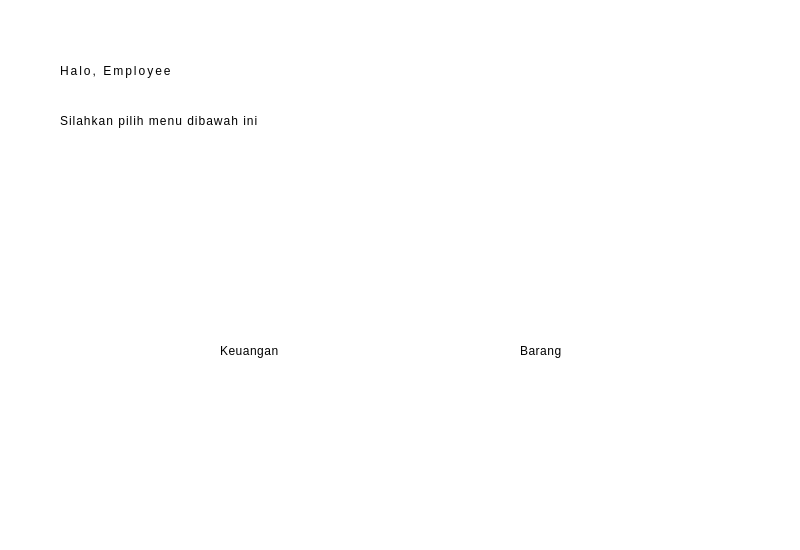
<?xml version="1.0" encoding="UTF-8"?>
<ui version="4.0">
 <class>Dialog</class>
 <widget class="QDialog" name="Dialog">
  <property name="geometry">
   <rect>
    <x>0</x>
    <y>0</y>
    <width>800</width>
    <height>550</height>
   </rect>
  </property>
  <property name="windowTitle">
   <string>Dialog</string>
  </property>
  <widget class="QWidget" name="widget" native="true">
   <property name="geometry">
    <rect>
     <x>-10</x>
     <y>0</y>
     <width>811</width>
     <height>550</height>
    </rect>
   </property>
   <property name="styleSheet">
    <string notr="true">background-color:white;
</string>
   </property>
   <widget class="QLabel" name="lTitle">
    <property name="geometry">
     <rect>
      <x>70</x>
      <y>50</y>
      <width>321</width>
      <height>41</height>
     </rect>
    </property>
    <property name="styleSheet">
     <string notr="true">
font: 57 22pt &quot;Noto Looped Lao Medium&quot;;
letter-spacing:2px;</string>
    </property>
    <property name="text">
     <string>Halo, Employee</string>
    </property>
   </widget>
   <widget class="QLabel" name="lSubTitle">
    <property name="geometry">
     <rect>
      <x>70</x>
      <y>100</y>
      <width>521</width>
      <height>41</height>
     </rect>
    </property>
    <property name="styleSheet">
     <string notr="true">
font: 57 12pt &quot;Noto Looped Lao &quot;;
letter-spacing:1px;</string>
    </property>
    <property name="text">
     <string>Silahkan pilih menu dibawah ini</string>
    </property>
   </widget>
   <widget class="QLabel" name="label_2">
    <property name="geometry">
     <rect>
      <x>200</x>
      <y>220</y>
      <width>121</width>
      <height>111</height>
     </rect>
    </property>
    <property name="text">
     <string/>
    </property>
    <property name="pixmap">
     <pixmap>../../../../../../Resource Grapich/Resources-Icon/illustration-business-concept/test1.jpg</pixmap>
    </property>
    <property name="scaledContents">
     <bool>true</bool>
    </property>
   </widget>
   <widget class="QLabel" name="label_3">
    <property name="geometry">
     <rect>
      <x>490</x>
      <y>230</y>
      <width>131</width>
      <height>121</height>
     </rect>
    </property>
    <property name="text">
     <string/>
    </property>
    <property name="pixmap">
     <pixmap>../../../../../../Resource Grapich/Resources-Icon/illustration-business-concept/test2.jpg</pixmap>
    </property>
    <property name="scaledContents">
     <bool>true</bool>
    </property>
   </widget>
   <widget class="QLabel" name="lSubTitle_3">
    <property name="geometry">
     <rect>
      <x>230</x>
      <y>330</y>
      <width>81</width>
      <height>41</height>
     </rect>
    </property>
    <property name="styleSheet">
     <string notr="true">
font: 57 10pt &quot;Noto Looped Lao UI Medium&quot;;
letter-spacing:0.5px;</string>
    </property>
    <property name="text">
     <string>Keuangan</string>
    </property>
   </widget>
   <widget class="QLabel" name="lSubTitle_4">
    <property name="geometry">
     <rect>
      <x>530</x>
      <y>330</y>
      <width>81</width>
      <height>41</height>
     </rect>
    </property>
    <property name="styleSheet">
     <string notr="true">
font: 57 10pt &quot;Noto Looped Lao UI Medium&quot;;
letter-spacing:0.5px;</string>
    </property>
    <property name="text">
     <string>Barang</string>
    </property>
   </widget>
   <widget class="QLabel" name="lbl_Exit">
    <property name="geometry">
     <rect>
      <x>750</x>
      <y>500</y>
      <width>31</width>
      <height>31</height>
     </rect>
    </property>
    <property name="text">
     <string/>
    </property>
    <property name="pixmap">
     <pixmap>../../../../../../Resource Grapich/Resources-Icon/illustration-business-concept/logout.png</pixmap>
    </property>
    <property name="scaledContents">
     <bool>true</bool>
    </property>
   </widget>
  </widget>
 </widget>
 <resources/>
 <connections/>
</ui>
